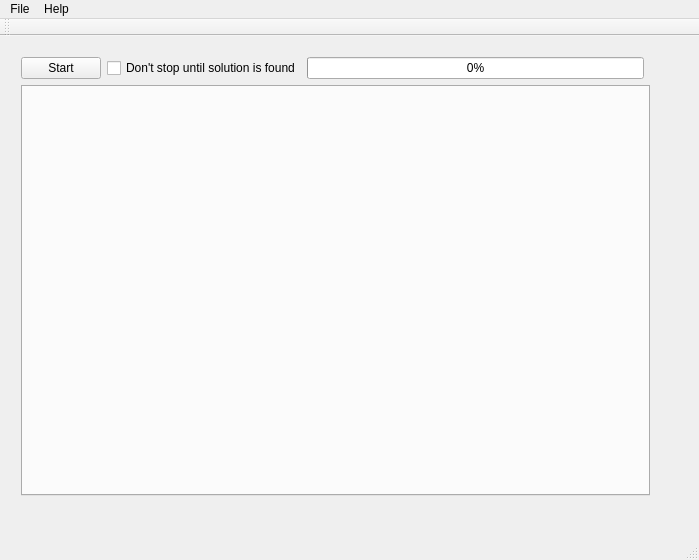
<?xml version="1.0" encoding="UTF-8"?>
<ui version="4.0">
 <class>MainWindow</class>
 <widget class="QMainWindow" name="MainWindow">
  <property name="geometry">
   <rect>
    <x>0</x>
    <y>0</y>
    <width>699</width>
    <height>560</height>
   </rect>
  </property>
  <property name="sizePolicy">
   <sizepolicy hsizetype="Expanding" vsizetype="Expanding">
    <horstretch>0</horstretch>
    <verstretch>0</verstretch>
   </sizepolicy>
  </property>
  <property name="minimumSize">
   <size>
    <width>699</width>
    <height>560</height>
   </size>
  </property>
  <property name="windowTitle">
   <string>Universiy Course Timetabling</string>
  </property>
  <property name="windowIcon">
   <iconset resource="Resource.qrc">
    <normaloff>:/Resource/UCT.ico</normaloff>:/Resource/UCT.ico</iconset>
  </property>
  <widget class="QWidget" name="centralWidget">
   <property name="sizePolicy">
    <sizepolicy hsizetype="Expanding" vsizetype="Expanding">
     <horstretch>0</horstretch>
     <verstretch>0</verstretch>
    </sizepolicy>
   </property>
   <property name="minimumSize">
    <size>
     <width>0</width>
     <height>0</height>
    </size>
   </property>
   <widget class="QWidget" name="gridLayoutWidget">
    <property name="geometry">
     <rect>
      <x>10</x>
      <y>10</y>
      <width>651</width>
      <height>461</height>
     </rect>
    </property>
    <layout class="QGridLayout" name="gridLayout">
     <property name="sizeConstraint">
      <enum>QLayout::SetNoConstraint</enum>
     </property>
     <item row="0" column="0">
      <widget class="QPushButton" name="push_start">
       <property name="text">
        <string>Start</string>
       </property>
      </widget>
     </item>
     <item row="0" column="2">
      <widget class="QProgressBar" name="progressBar">
       <property name="value">
        <number>0</number>
       </property>
      </widget>
     </item>
     <item row="1" column="0" colspan="4">
      <widget class="QTabWidget" name="tab_sem"/>
     </item>
     <item row="0" column="1">
      <widget class="QCheckBox" name="checkStop">
       <property name="text">
        <string>Don't stop until solution is found</string>
       </property>
      </widget>
     </item>
    </layout>
   </widget>
  </widget>
  <widget class="QMenuBar" name="menuBar">
   <property name="geometry">
    <rect>
     <x>0</x>
     <y>0</y>
     <width>699</width>
     <height>21</height>
    </rect>
   </property>
   <widget class="QMenu" name="menuFile">
    <property name="title">
     <string>File</string>
    </property>
    <addaction name="actionSettings"/>
    <addaction name="actionPrint_another"/>
   </widget>
   <widget class="QMenu" name="menuAbout">
    <property name="title">
     <string>Help</string>
    </property>
    <addaction name="actionAbout"/>
   </widget>
   <addaction name="menuFile"/>
   <addaction name="menuAbout"/>
  </widget>
  <widget class="QToolBar" name="mainToolBar">
   <attribute name="toolBarArea">
    <enum>TopToolBarArea</enum>
   </attribute>
   <attribute name="toolBarBreak">
    <bool>false</bool>
   </attribute>
  </widget>
  <widget class="QStatusBar" name="statusBar"/>
  <action name="actionAbout">
   <property name="text">
    <string>About</string>
   </property>
  </action>
  <action name="actionSettings">
   <property name="text">
    <string>Settings</string>
   </property>
  </action>
  <action name="actionPrint_another">
   <property name="text">
    <string>Print another</string>
   </property>
  </action>
 </widget>
 <layoutdefault spacing="6" margin="11"/>
 <resources>
  <include location="Resource.qrc"/>
 </resources>
 <connections/>
</ui>
